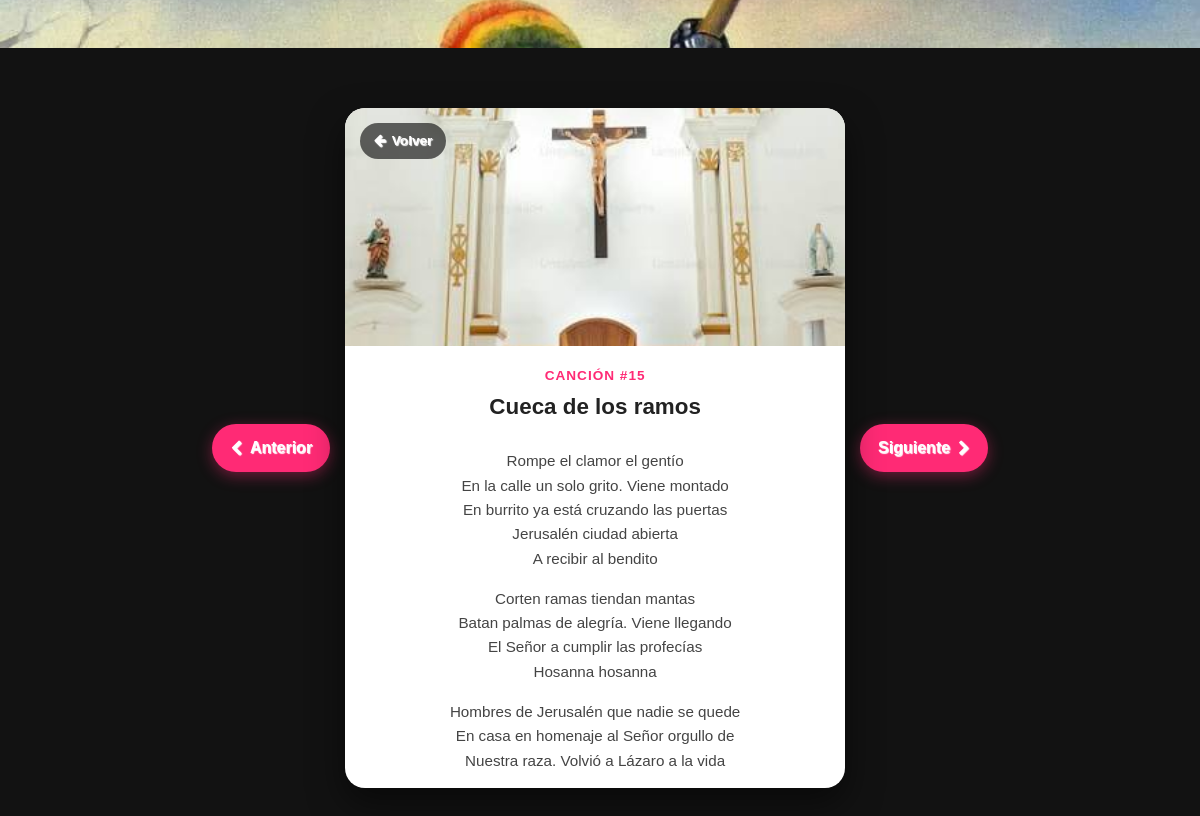
/canciones/15/, run on the app's committed database.
### Cancionero/models.py (models this page shows)
class Cancion(models.Model):
    titulo = models.CharField(max_length=200)
    contenido = models.TextField()

### Cancionero/views.py (the view)
# urls.py: path('canciones/<int:cancion_id>/', Cancionero.detalles_cancion,name='detalle_cancion')
def detalles_cancion(request,cancion_id):
    cancion = get_object_or_404(Cancion,id=cancion_id)
    cancion_anterior = Cancion.objects.filter(id__lt=cancion.id).order_by('-id').first()
    cancion_siguiente = Cancion.objects.filter(id__gt=cancion.id).order_by('id').first()
    context = {
        'cancion': cancion,
        'cancion_anterior_id': cancion_anterior.id if cancion_anterior else None,
        'cancion_siguiente_id': cancion_siguiente.id if cancion_siguiente else None,
    }
    return render(request, 'cancion.html', context)

### Cancionero/templates/cancion.html
{% extends "base.html" %}
{% load static %}
{% block content %}
<br>
<br>
<div class="pantalla-cancion">
    <div class="nav-lateral nav-izquierda">
        {% if cancion_anterior_id %}
            <a href="{% url 'detalle_cancion' cancion_anterior_id %}" class="btn-nav-flotante" title="Canción anterior">
                <i class="fa fa-chevron-left"></i>
                <span class="texto-nav">Anterior</span>
            </a>
        {% else %}
            <span class="btn-nav-flotante disabled">
                <i class="fa fa-chevron-left"></i>
                <span class="texto-nav">Anterior</span>
            </span>
        {% endif %}
    </div>
    <div class="tarjeta-cancion">
        <div class="tarjeta-imagen">
            <a href="{% url 'cancionero' %}" class="btn-volver" title="Volver a la lista">
                <i class="fa fa-arrow-left"></i> Volver
            </a>
            <img src="{% static 'img/Altar.jfif' %}" alt="Imagen de {{ cancion.titulo }}">
        </div>
        <div class="tarjeta-cuerpo">
            <span class="subtitulo">Canción #{{ cancion.id }}</span>
            <h2 class="titulo">{{ cancion.titulo }}</h2>
            <div class="contenido">
                <p>{{ cancion.contenido|linebreaks }}</p>
            </div>
        </div>
    </div>
    <div class="nav-lateral nav-derecha">
        {% if cancion_siguiente_id %}
            <a href="{% url 'detalle_cancion' cancion_siguiente_id %}" class="btn-nav-flotante" title="Siguiente canción">
                <span class="texto-nav">Siguiente</span>
                <i class="fa fa-chevron-right"></i>
            </a>
        {% else %}
            <span class="btn-nav-flotante disabled">
                <span class="texto-nav">Siguiente</span>
                <i class="fa fa-chevron-right"></i>
            </span>
        {% endif %}
    </div>
</div>
{% endblock %}

### static/css/estilos.css (style rules this page uses)
* { margin: 0; padding: 0; box-sizing: border-box; font-family: 'Monserrat', sans-serif; }
body { background-size: cover; background-position: 20% 20%; background-attachment: fixed; background-image: url("../img/SanJorge.jfif"); text-shadow: 1px 1px 1px white; }
*::before, *::after { box-sizing: border-box; }
.pantalla-cancion { display: flex; align-items: center; justify-content: center; width: 100%; min-height: 100vh; padding: 20px; box-sizing: border-box; gap: 15px; background-color: #121212; }
.tarjeta-cancion { width: 85%; max-width: 500px; height: 85vh; max-height: 85vh; background: #ffffff; border-radius: 20px; overflow: hidden; box-shadow: 0 15px 35px rgba(0, 0, 0, 0.5); display: flex; flex-direction: column; position: relative; }
.tarjeta-imagen { position: relative; width: 100%; height: 35%; min-height: 160px; overflow: hidden; flex-shrink: 0; }
.tarjeta-imagen img { width: 100%; height: 100%; object-fit: cover; }
.btn-volver { position: absolute; top: 15px; left: 15px; z-index: 5; background: rgba(0, 0, 0, 0.6); backdrop-filter: blur(4px); color: #ffffff; padding: 8px 14px; border-radius: 20px; text-decoration: none; font-size: 0.85rem; font-weight: 600; display: flex; align-items: center; gap: 6px; transition: background-color 0.2s ease, transform 0.2s ease; }
.tarjeta-cuerpo { padding: 20px; text-align: center; flex-grow: 1; display: flex; flex-direction: column; overflow: hidden; }
.subtitulo { color: #ff2a75; font-size: 0.85rem; font-weight: 700; text-transform: uppercase; letter-spacing: 1px; }
.titulo { margin: 8px 0 12px 0; font-size: 1.4rem; color: #222222; font-weight: 700; }
.contenido { color: #444444; font-size: 0.95rem; line-height: 1.6; overflow-y: auto; padding: 0 10px; flex-grow: 1; }
.nav-lateral { display: flex; align-items: center; justify-content: center; }
.btn-nav-flotante { background-color: #ff2a75; color: #ffffff; text-decoration: none; padding: 12px 18px; border-radius: 30px; font-weight: 600; display: flex; align-items: center; gap: 8px; box-shadow: 0 4px 15px rgba(255, 42, 117, 0.4); transition: background-color 0.2s ease, transform 0.2s ease; white-space: nowrap; }

### data on the page
Cancion: id "15", titulo "Cueca de los ramos", contenido "Rompe el clamor el gentío En la calle un solo grito. Viene montado En burrito ya está cruzando las puertas Jerusalén ciudad abierta A recibir al bendito Corten ramas tiendan mantas Batan palmas de alegría. Viene llegando El Señor a cumplir las profecías Hosanna hosanna Hombres de Jerusalén que nadie se quede En casa en homenaje al Señor orgullo de Nuestra raza. Volvió a Lázaro a la vida"
